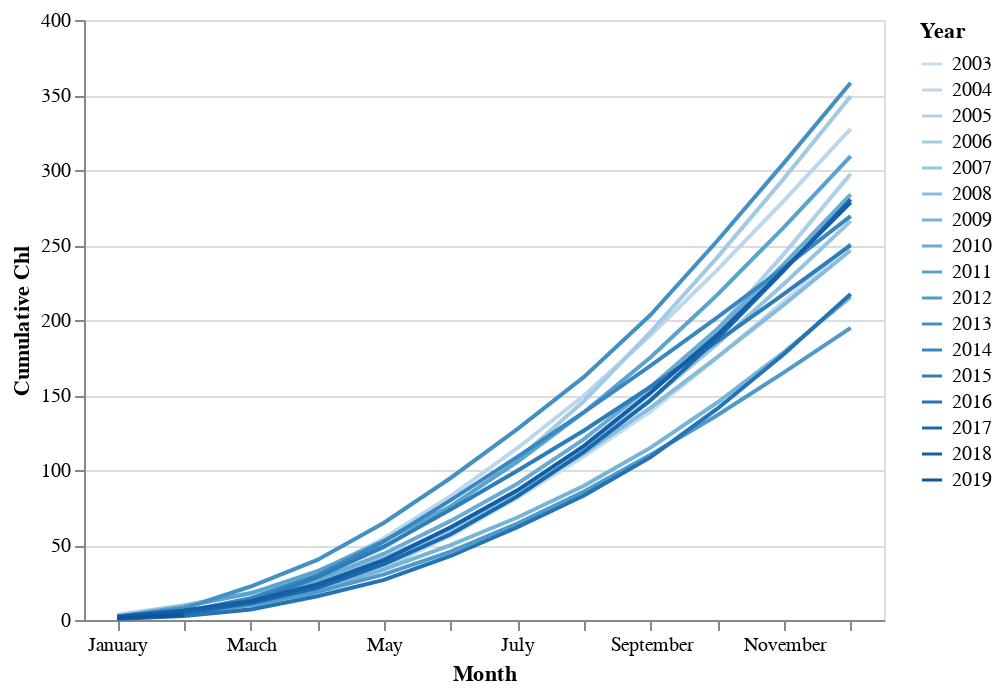

The notebook cell this image was saved under:
### Code cell
alt.Chart(month_sum).mark_line().encode(
    alt.X('date:O', timeUnit="month", title='Month', axis=alt.Axis(format='%B')),
    alt.Y('cum_sum:Q', title='Cumulative Chl', stack=None),
    alt.Color('year(date):O', legend=alt.Legend(title='Year')),
    alt.Order('year(date):O'),
    tooltip = [
        alt.Tooltip('yearmonth(date)', title='Date'),
        alt.Tooltip('cum_sum:Q',title='Cumulative Chl-a')
    ]
).properties(width=400)

### Figure 1 — Vega-Lite specification as saved in the notebook (floating-point values rounded to 4 significant figures; data arrays with more than 128 entries replaced by an {"elided": "..."} marker saying what was removed)
{"$schema": "https://vega.github.io/schema/vega-lite/v2.6.0.json", "config": {"view": {"height": 300, "width": 400}}, "data": {"name": "data-73a4e8d8a0371cfbe49afe721abbfaf2"}, "datasets": {"data-73a4e8d8a0371cfbe49afe721abbfaf2": {"elided": "194 records"}}, "encoding": {"color": {"field": "date", "legend": {"title": "Year"}, "timeUnit": "year", "type": "ordinal"}, "order": {"field": "date", "timeUnit": "year", "type": "ordinal"}, "tooltip": [{"field": "date", "timeUnit": "yearmonth", "title": "Date", "type": "temporal"}, {"field": "cum_sum", "title": "Cumulative Chl-a", "type": "quantitative"}], "x": {"axis": {"format": "%B"}, "field": "date", "timeUnit": "month", "title": "Month", "type": "ordinal"}, "y": {"field": "cum_sum", "stack": null, "title": "Cumulative Chl", "type": "quantitative"}}, "mark": "line", "width": 400}
